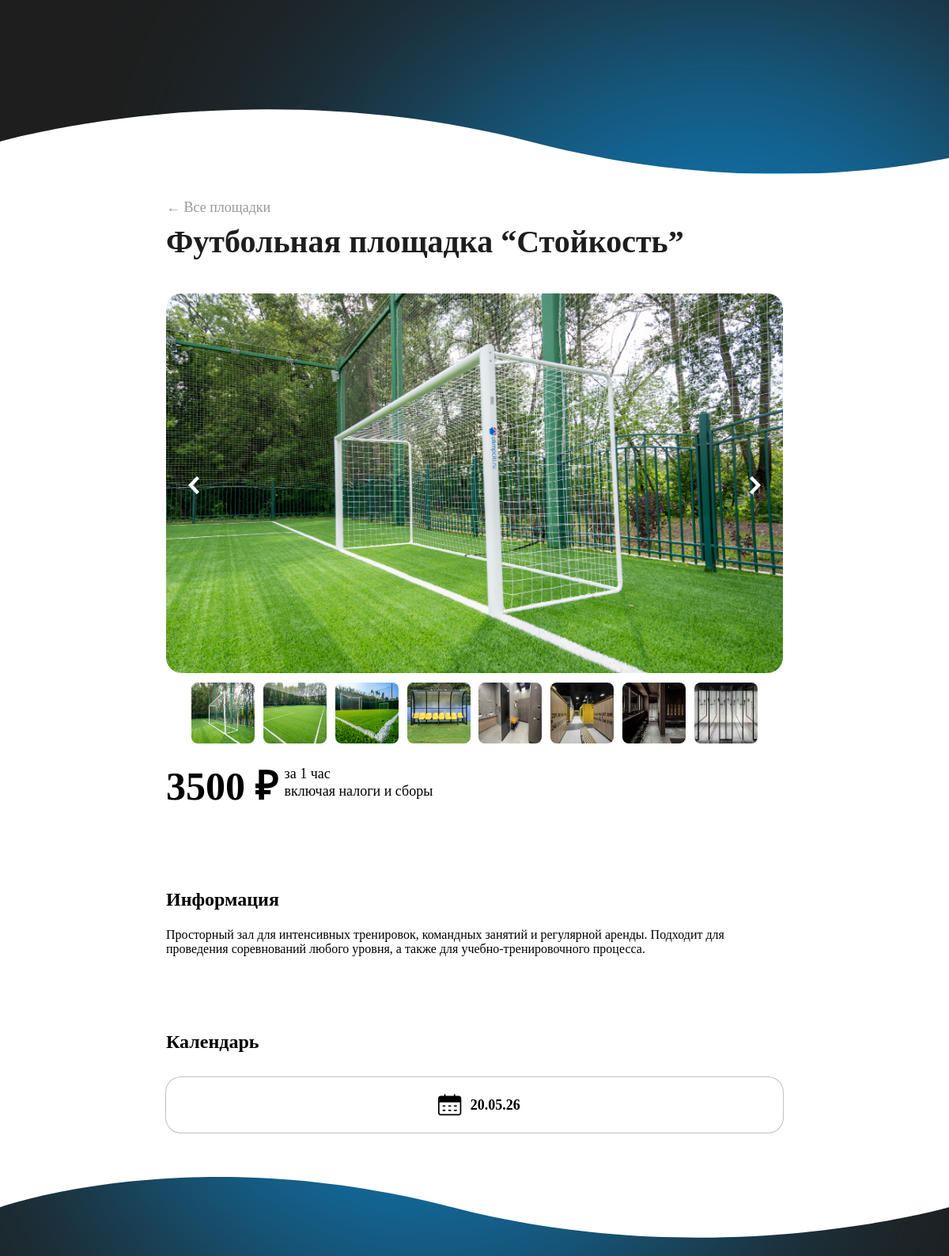
Screenshot of /details?id=basketball_3 with the database file from the repository.
### rentplayground/models.py (models this page shows)
class Playground(models.Model):
    id = models.CharField(max_length=30, primary_key=True)
    name = models.CharField(max_length=20, default='error')
    type = models.CharField(max_length=20, default='error')
    price = models.IntegerField(default=0)
    images = models.CharField(max_length=20, default='error')

### rentplayground/views.py (the view)
# urls.py: path('details', views.details),
def details(request):
    id = request.GET.get("id", None)
    if id is None:
        return HttpResponseNotFound("Not Found")
    try:
        playground = Playground.objects.get(id=id)
    except ObjectDoesNotExist:
        return HttpResponseNotFound("Not Found")
    except MultipleObjectsReturned:
        return HttpResponseNotFound("Not Found")
    return render(request, "details.html", context={"playground": playground})

### templates/details.html (shortened to what this page needs)
<!DOCTYPE html>
{% load static %}
<html lang="en">
<head>
    <link rel="stylesheet" href="{% static "css/textSettings.css" %}">
    <link rel="stylesheet" href="{% static "css/main.css" %}">
    <link rel="stylesheet" href="{% static "css/card.css" %}">
    <link rel="stylesheet" href="{% static "css/cardService.css" %}">
    <link rel="stylesheet" href="{% static "css/review.css" %}">
    <link rel="stylesheet" href="{% static "css/calendar.css" %}">
    <link rel="stylesheet" href="{% static "css/person_counter.css" %}">
</head>
<body>
    <header class="headerSmall">
    </header>
    <main>
        <div class="contentDetails">
            <div class="cardPart">
                <div class="infoBlockApart">
                    <a href="/" class="btnBack flexConRowStart">← Все площадки</a>
                    <h2 style="justify-content: flex-start; margin-top: 0; margin-bottom: 25px;">{{playground.name}}</h2>
                </div>
                <div class="cardPart">
                    <div class="imgBlock" style="width: 100%; margin-top: 1rem;">
                        <div class="imgArrBlock">
                            <img src="/static/images/playgrounds/{{playground.images}}/1.jpg" class="imgBig" id="mainPhoto">
                            <button class="arrow left-arrow" id="prevPhoto"><img src="{% static "images/service/prevPhoto.svg" %}"></button>
                            <button class="arrow right-arrow" id="nextPhoto"><img src="{% static "images/service/nextPhoto.svg" %}"></button>
                        </div>
                        <div class="imgBlockMini">
                            <img src="/static/images/playgrounds/{{playground.images}}/1.jpg" class="imgMini">
                            <img src="/static/images/playgrounds/{{playground.images}}/2.jpg" class="imgMini">
                            <img src="/static/images/playgrounds/{{playground.images}}/3.jpg" class="imgMini">
                            <img src="/static/images/playgrounds/{{playground.images}}/4.jpg" class="imgMini">
                            <img src="/static/images/playgrounds/{{playground.images}}/5.jpg" class="imgMini">
                            <img src="/static/images/playgrounds/{{playground.images}}/6.jpg" class="imgMini">
                            <img src="/static/images/playgrounds/{{playground.images}}/7.jpg" class="imgMini">
                            <img src="/static/images/playgrounds/{{playground.images}}/8.jpg" class="imgMini">
                        </div>
                    </div>
                    <div id="rentSettings" class="rentSettings" style="display: flex; flex-direction: row; width: 100%; align-items:center; max-width: 460px;">
                        <p class="priceSumDet" style="margin-bottom: 0.25rem;">{{playground.price}} ₽</p>
                        <section class="priceDecDetSerDet" style="display: flex;  flex-direction: column; justify-content: flex-start;">
                            <p>за 1 час</p>
                            <p>включая налоги и сборы</p>
                        </section>
                    </div>
                    <div class="informationBlockApart">
                        <section class="informationBlockApartMin">
                            <h3>Информация</h3>
                            <p>
                                Просторный зал для интенсивных тренировок, командных занятий и регулярной аренды. Подходит для проведения соревнований любого уровня,
                                а также для учебно-тренировочного процесса.
                            </p>
                        </section>
                        <section class="informationBlockApartMin" style="margin-bottom: 7%;">
                            <h3>Календарь</h3>
                            <div class="formApart">
                                <div class="inputBlockDetails" style="border: 1px solid rgba(0, 0, 0, 0.24); display: flex; justify-content:center;" id="dateText">
                                    <img src="{% static "images/form/date.svg" %}" class="formIcon">
                                    <p id="dateTextValue">Дата</p>
                                </div>
                            </div>
                        </section>
                    </div>
                </div>
            </div>
        </div>
    </main>
    <footer class="footerBackground">
    </footer>
</body>
</html>

### static/css/main.css (style rules this page uses)
body { font-family: 'Montserrat', normal; margin: 0; padding: 0; }
.flexConRowStart { display: flex; flex-direction: row; justify-content: flex-start; align-items: center; }
h2 { margin-top: 7rem; text-align: start; font-family: 'MontserratExtraBold'; font-style: normal; font-weight: 800; font-size: 30px; line-height: 37px; color: #1E1E1E; }
h3 { font-family: 'MontserratBold'; font-weight: 700; font-size: 24px; line-height: 100%; letter-spacing: 0%; margin-top: 4rem; }
.headerSmall { background-image: url("../images/backgrounds/header_mini_1280.svg"); background-repeat: no-repeat; background-size: cover; border: none; box-sizing: border-box; min-height: 220px; }
main { max-width: 100%; height: 100%; display: flex; align-items: center; justify-content: center; flex-direction: column; box-sizing: border-box; }
.contentDetails { width: 100%; max-width: 650px; height: 100%; padding: 0 1rem; display: flex; flex-direction: column; justify-content: flex-start; box-sizing: border-box; }
.formApart { width: 100%; display: flex; flex-direction: column; justify-content: center; align-items: center; margin-top: 2rem; }
.inputBlockDetails { font-family: 'MontserratBold'; width: 100%; height: 60px; border-radius: 20px; border: none; background-color: #FFFFFF; display: flex; justify-content: flex-start; align-items: center; font-weight: 700; font-size: 16px; line-height: 100%; letter-spacing: 0; cursor: pointer; }
.formIcon { width: 35px; height: 32px; margin: 0 1rem 0 0.5rem; display: flex; justify-content: flex-start; }
.footerBackground { background-image: url("../images/backgrounds/footer_1280.svg"); background-repeat: no-repeat; background-size: cover; min-height: 100px; }
footer { width: 100%; color: #fff; font-size: 16px; display: flex; flex-direction: column; justify-content: flex-start; padding: 1rem 2rem; box-sizing: border-box; }
.btnBack { width: 100%; font-size: 18px; color: #000; opacity: 0.4; margin: 2rem 0 0.5rem 0; }
.btnBack { width: 100%; font-size: 18px; color: #000; opacity: 0.4; margin: 2rem 0 0.5rem 0; text-decoration: none; }
.imgArrBlock { position: relative; }
.arrow { background-color: transparent; width: 50px; height: 100%; position: absolute; top: 50%; transform: translateY(-50%); cursor: pointer; z-index: 10; user-select: none; display: flex; align-items: center; justify-content: center; border: none; }
.left-arrow { left: 10px; border-radius: 0 5px 5px 0; }
.right-arrow { right: 10px; border-radius: 5px 0 0 5px; }
.infoBlockApart { display: flex; flex-direction: column; }
.cardPart { max-width: 780px; display: flex; flex-direction: column; }
.imgBlock { border-radius: 20px; }
.imgBig { width: 100%; height: 100%; border-radius: 20px; user-select: none; cursor: pointer; }
.imgMini { width: 80px; height: 77px; border-radius: 8px; margin: 0 0.25rem; user-select: none; cursor: pointer; }
.imgBlockMini { max-width: 100%; box-sizing: border-box; margin: 0.5rem 0; display: flex; align-items: center; justify-content: space-between; overflow: hidden; text-overflow: ellipsis; }
.rentSettings { width: 100%; max-width: 780px; }
@media (min-width: 1024px) { h2 { font-size: 40px; line-height: 49px; } }
@media (min-width: 1024px) { h3 { margin-top: 6rem; } }
@media (min-width: 1024px) { .contentDetails { flex-direction: row; justify-content: center; max-width: 1210px; } }
@media (min-width: 1024px) { .inputBlockDetails { font-size: 18px; height: 70px; } }
@media (min-width: 1024px) { footer { flex-direction: row-reverse; justify-content: space-between; align-items: center; padding: 1rem 6rem; } }
@media (min-width: 1024px) { .imgBlock { border-radius: 20px; } }
@media (min-width: 1024px) { .imgBig { width: 780px; height: 480px; border-radius: 20px; } }
@media (min-width: 1024px) { .imgBlockMini { margin: 0.5rem 2rem; } }
@media (min-width: 1024px) { .imgMini { margin: 0; } }
@media (min-width: 1024px) { .rentSettings { max-width: 300px; max-height: 400px; z-index: 999; position: sticky; top: 0; left: 35px; } }

### static/css/card.css (style rules this page uses)
body { font-family: 'Montserrat', normal; }
.flexConRowStart { display: flex; flex-direction: row; justify-content: flex-start; align-items: center; }
.priceSumDet { font-family: 'MontserratExtraBold'; font-style: normal; font-weight: 800; font-size: 50px; line-height: 61px; color: #000000; margin: 1rem 0.5rem 1rem 0; }
.priceDecDetSerDet p { font-family: 'Montserrat'; font-style: normal; font-weight: 400; font-size: 18px; line-height: 22px; color: #000000; margin: 0; }

### static/css/calendar.css (style rules this page uses)
body { font-family: 'Montserrat', normal; }

### rows the page displays
Playground: name "Футбольная площадка “Стойкость”", images (picture), price "3500"
